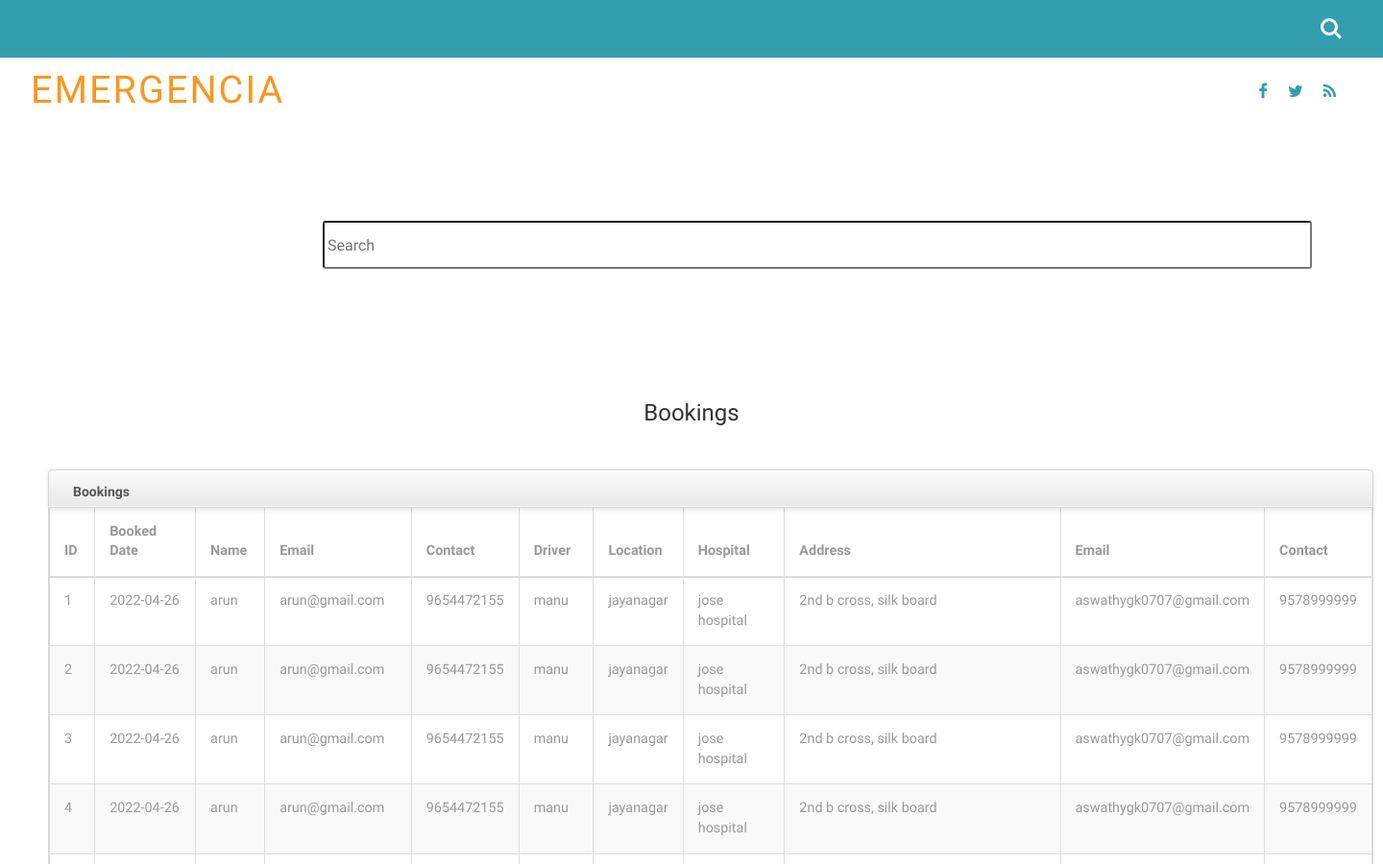
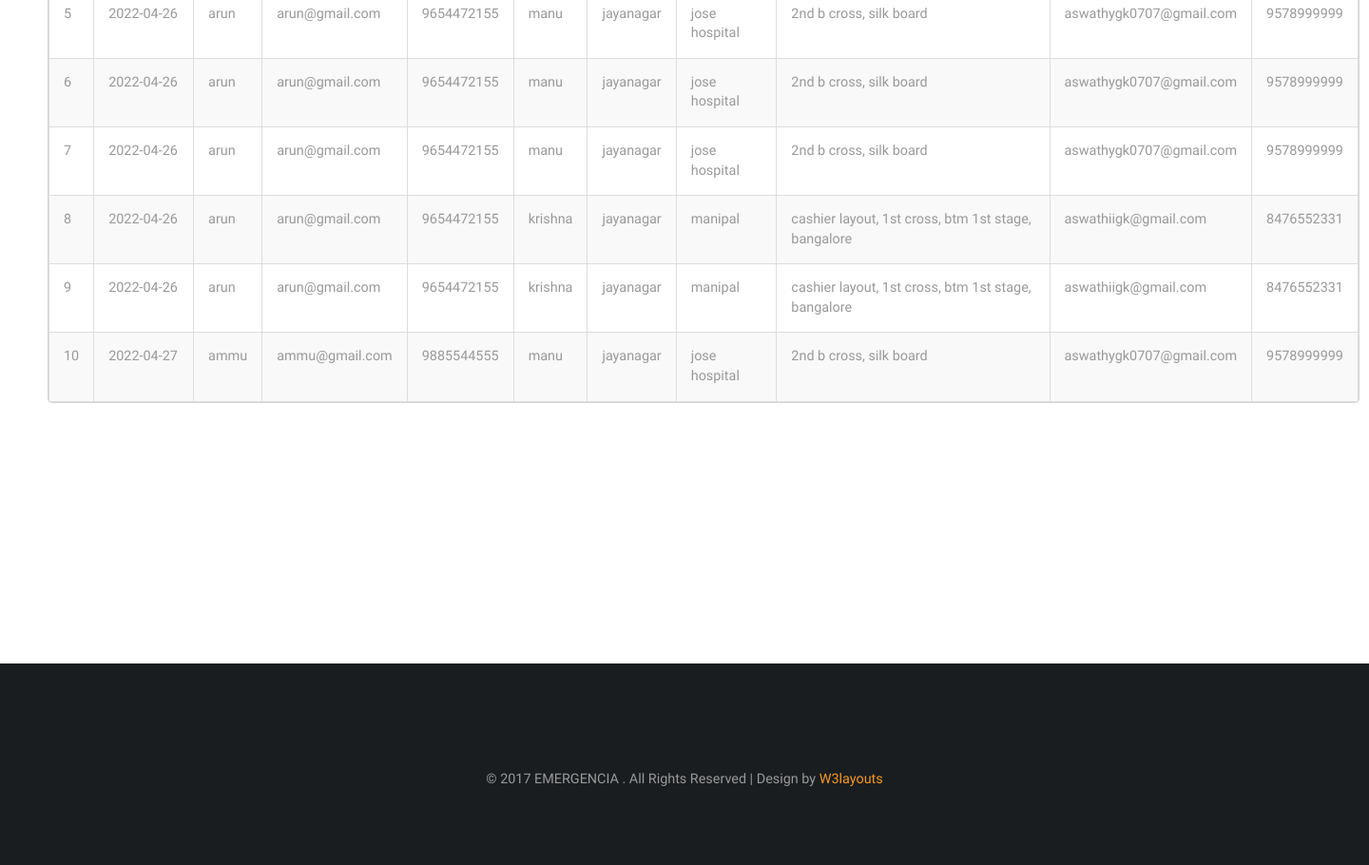
Screenshot of /admin_view_bookings with the database file from the repository (2 pictures, top to bottom).
### onroad/models.py (models this page shows)
class Bookings(db.Model, UserMixin):
    id=db.Column(db.Integer, primary_key=True)
    uid = db.Column(db.String(200))
    aid= db.Column(db.String(200))
    uemail = db.Column(db.String(80))
    aemail = db.Column(db.String(80))
    uname = db.Column(db.String(200))
    aname = db.Column(db.String(200))
    ucontact = db.Column(db.String(200))
    acontact = db.Column(db.String(200))
    location = db.Column(db.String(200),default='')
    address = db.Column(db.String(50),default='')
    hospital = db.Column(db.String(50),default='')
    status=db.Column(db.String(200))
    accept=db.Column(db.String(200))
    reject=db.Column(db.String(200))
    dat=db.Column(db.String(200))
    month=db.Column(db.String(200))
    year=db.Column(db.String(200))

### onroad/routes.py (the view)
@app.route('/admin_view_bookings', methods=["GET","POST"])
def admin_view_bookings():
    search=request.args.get('search')
    if search:
        obj=Bookings.query.filter(Bookings.year.contains(search)|Bookings.month.contains(search)|Bookings.uname.contains(search)|Bookings.dat.contains(search)|Bookings.aname.contains(search)|Bookings.location.contains(search)|Bookings.address.contains(search)|Bookings.hospital.contains(search)  )
    else:
        obj = Bookings.query.all()
    return render_template("admin_view_bookings.html",obj=obj)

### onroad/templates/admin_view_bookings.html (shortened to what this page needs)
{%extends "admin_layout.html"%}
{%block content%}
<link href="//netdna.bootstrapcdn.com/twitter-bootstrap/2.3.2/css/bootstrap-combined.min.css" rel="stylesheet" id="bootstrap-css">
<div class="container" style="margin-left: 350px; width:1030px; height:100px;">
	<div class="row">
        <div class="span12">
            <form id="custom-search-form" method="GET" class="form-search form-horizontal pull-right">
                <div class="input-append span12">
                    <input type="text" style="margin-left: -150px; width:1030px; height:50px;" name="search" class="search-query mac-style" placeholder="Search">
                    <button type="submit" class="btn"></button>
                </div>
            </form>
        </div>
	</div>
</div>
<br><br><br><br>
<h3><center>Bookings</center></h3>
<br><br>
<div class="span7"  style="margin-left: 50px; width:1380px; " >
<div class="widget stacked widget-table action-table">
				<div class="widget-header">
					<h3> Bookings</h3>
				</div>
				<div class="widget-content">
					<table class="table table-striped table-bordered">
						<thead>
							<tr>
                                <th> ID</th>
                                <th>Booked Date</th>
                                <th>Name</th>
                                <th>Email</th>
                                <th>Contact</th>
                                <th>Driver</th>
                                <th>Location</th>
                                <th>Hospital</th>
								<th>Address</th>
                                <th>Email</th>
                                <th>Contact</th>
							</tr>
						</thead>
						<tbody>
							<tr>
                                {% for i in obj %}
                                <tr>
                                    <td>{{i.id}}</td>
                                    <td>{{i.dat}}</td>
                                    <td>{{i.uname}}</td>
                                    <td>{{i.uemail}}</td>
                                    <td>{{i.ucontact}}</td>
                                    <td>{{i.aname}}</td>
                                    <td>{{i.location}}</td>
                                    <td>{{i.hospital}}</td>
                                    <td>{{i.address}}</td>
									<td>{{i.aemail}}</td>
									<td>{{i.acontact}}</td>
							</tr>
                            {% endfor %}
							</tbody>
						</table>
				</div>
			</div>
            </div>
<br><br><br><br><br><br><br><br>
{%endblock%}

### onroad/templates/admin_layout.html (shortened to what this page needs)
<!DOCTYPE html>
<html lang="en">
<head>
<link href="../static/css/bootstrap.css" rel="stylesheet" type="text/css" media="all" />
<link href="../static/css/style.css" rel="stylesheet" type="text/css" media="all" />
<link href="../static/css/font-awesome.css" rel="stylesheet">
</head>
<body>
	<div class="header">
		<div class="header_right">
			<div class="w3_agile_login">
				<div class="cd-main-header">
					<a class="cd-search-trigger" href="#cd-search"> <span></span></a>
				</div>
			</div>
		</div>
			<div class="clearfix"></div>
	 </div>
	<div class="header-bottom">
		<nav class="navbar navbar-default">
			<div class="navbar-header navbar-left">
				<h1><a class="navbar-brand" href="/admin_index"><span>EMERGENCIA</span></a></h1>
			</div>
			<div class="agileinfo-social-grids">
				<ul>
					<li><a href="#"><i class="fa fa-facebook"></i></a></li>
					<li><a href="#"><i class="fa fa-twitter"></i></a></li>
					<li><a href="#"><i class="fa fa-rss"></i></a></li>
				</ul>
			</div>
		</nav>
	</div>
<br><br><br><br>
{%block content%}
{%endblock%}
<br><br><br><br>
<div class="w3-agile-footer">
        <div class="agileits-w3layouts-copyright">
            <p>© 2017 EMERGENCIA . All Rights Reserved | Design by <a href="http://w3layouts.com/"> W3layouts</a> </p>
        </div>
    </div>
</body>
</html>

### onroad/templates/admin_view_bookings.html (style rules this page uses)
#custom-search-form { margin:0; margin-top: 5px; padding: 0; }
#custom-search-form .search-query { padding-right: 3px; padding-right: 4px \9; padding-left: 3px; padding-left: 4px \9; margin-bottom: 0; -webkit-border-radius: 3px; -moz-border-radius: 3px; border-radius: 3px; -webkit-transition: width 0.2s ease-in-out; -moz-transition:width 0.2s ease-in-out; -o-transition: width 0.2s ease-in-out; transition: width 0.2s ease-in-out; }
#custom-search-form button { border: 0; background: none; padding: 2px 5px; margin-top: 2px; position: relative; left: -28px; margin-bottom: 0; -webkit-border-radius: 3px; -moz-border-radius: 3px; border-radius: 3px; }
.table-bordered { border: 1px solid #dddddd; border-collapse: separate; border-left: 0; -webkit-border-radius: 4px; -moz-border-radius: 4px; border-radius: 4px; }
.table { width: 100%; margin-bottom: 20px; background-color: transparent; border-collapse: collapse; border-spacing: 0; display: table; }
.widget.widget-table .table { margin-bottom: 0; border: none; }
.widget.widget-table .widget-content { padding: 0; }
.widget .widget-header + .widget-content { border-top: none; -webkit-border-top-left-radius: 0; -webkit-border-top-right-radius: 0; -moz-border-radius-topleft: 0; -moz-border-radius-topright: 0; border-top-left-radius: 0; border-top-right-radius: 0; }
.widget .widget-content { padding: 20px 15px 15px; background: #FFF; border: 1px solid #D5D5D5; -moz-border-radius: 5px; -webkit-border-radius: 5px; border-radius: 5px; }
.widget .widget-header { position: relative; height: 40px; line-height: 40px; background: #E9E9E9; background: -moz-linear-gradient(top, #fafafa 0%, #e9e9e9 100%); background: -webkit-gradient(linear, left top, left bottom, color-stop(0%, #fafafa), color-stop(100%, #e9e9e9)); background: -webkit-linear-gradient(top, #fafafa 0%, #e9e9e9 100%); background: -o-linear-gradient(top, #fafafa 0%, #e9e9e9 100%); background: -ms-linear-gradient(top, #fafafa 0%, #e9e9e9 100%); background: linear-gradient(top, #fafafa 0%, #e9e9e9 100%); text-shadow: 0 1px 0 #fff; border-radius: 5px 5px 0 0; box-shadow: 0 2px 5px rgba(0,0,0,0.1),inset 0 1px 0 white,inset 0 -1px 0 rgba(255,255,255,0.7); border-bottom: 1px solid #bababa; filter: progid:DXImageTransform.Microsoft.gradient(startColorstr='#FAFAFA', endColorstr='#E9E9E9'); -ms-filter: "progid:DXImageTransform.Microsoft.gradient(startColorstr='#FAFAFA', endColorstr='#E9E9E9')"; border: 1px solid #D5D5D5; -webkit-border-top-left-radius: 4px; -webkit-border-top-right-radius: 4px; -moz-border-radius-topleft: 4px; -moz-border-radius-topright: 4px; border-top-left-radius: 4px; border-top-right-radius: 4px; -webkit-background-clip: padding-box; }
thead { display: table-header-group; vertical-align: middle; border-color: inherit; }
.widget .widget-header h3 { top: 2px; position: relative; left: 10px; display: inline-block; margin-right: 3em; font-size: 14px; font-weight: 600; color: #555; line-height: 18px; text-shadow: 1px 1px 2px rgba(255, 255, 255, 0.5); }

### rows the page displays
Bookings: id "1", dat "2022-04-26", uname "arun", uemail "arun@gmail.com", ucontact "9654472155", aname "manu", location "jayanagar", hospital "jose hospital", address "2nd b cross, silk board", aemail "aswathygk0707@gmail.com", acontact "9578999999"
Bookings: id "2", dat "2022-04-26", uname "arun", uemail "arun@gmail.com", ucontact "9654472155", aname "manu", location "jayanagar", hospital "jose hospital", address "2nd b cross, silk board", aemail "aswathygk0707@gmail.com", acontact "9578999999"
Bookings: id "3", dat "2022-04-26", uname "arun", uemail "arun@gmail.com", ucontact "9654472155", aname "manu", location "jayanagar", hospital "jose hospital", address "2nd b cross, silk board", aemail "aswathygk0707@gmail.com", acontact "9578999999"
Bookings: id "4", dat "2022-04-26", uname "arun", uemail "arun@gmail.com", ucontact "9654472155", aname "manu", location "jayanagar", hospital "jose hospital", address "2nd b cross, silk board", aemail "aswathygk0707@gmail.com", acontact "9578999999"
Bookings: id "5", dat "2022-04-26", uname "arun", uemail "arun@gmail.com", ucontact "9654472155", aname "manu", location "jayanagar", hospital "jose hospital", address "2nd b cross, silk board", aemail "aswathygk0707@gmail.com", acontact "9578999999"
Bookings: id "6", dat "2022-04-26", uname "arun", uemail "arun@gmail.com", ucontact "9654472155", aname "manu", location "jayanagar", hospital "jose hospital", address "2nd b cross, silk board", aemail "aswathygk0707@gmail.com", acontact "9578999999"
Bookings: id "7", dat "2022-04-26", uname "arun", uemail "arun@gmail.com", ucontact "9654472155", aname "manu", location "jayanagar", hospital "jose hospital", address "2nd b cross, silk board", aemail "aswathygk0707@gmail.com", acontact "9578999999"
Bookings: id "8", dat "2022-04-26", uname "arun", uemail "arun@gmail.com", ucontact "9654472155", aname "krishna", location "jayanagar", hospital "manipal", address "cashier layout, 1st cross, btm 1st stage, bangalore", aemail "aswathiigk@gmail.com", acontact "8476552331"
Bookings: id "9", dat "2022-04-26", uname "arun", uemail "arun@gmail.com", ucontact "9654472155", aname "krishna", location "jayanagar", hospital "manipal", address "cashier layout, 1st cross, btm 1st stage, bangalore", aemail "aswathiigk@gmail.com", acontact "8476552331"
Bookings: id "10", dat "2022-04-27", uname "ammu", uemail "ammu@gmail.com", ucontact "9885544555", aname "manu", location "jayanagar", hospital "jose hospital", address "2nd b cross, silk board", aemail "aswathygk0707@gmail.com", acontact "9578999999"
